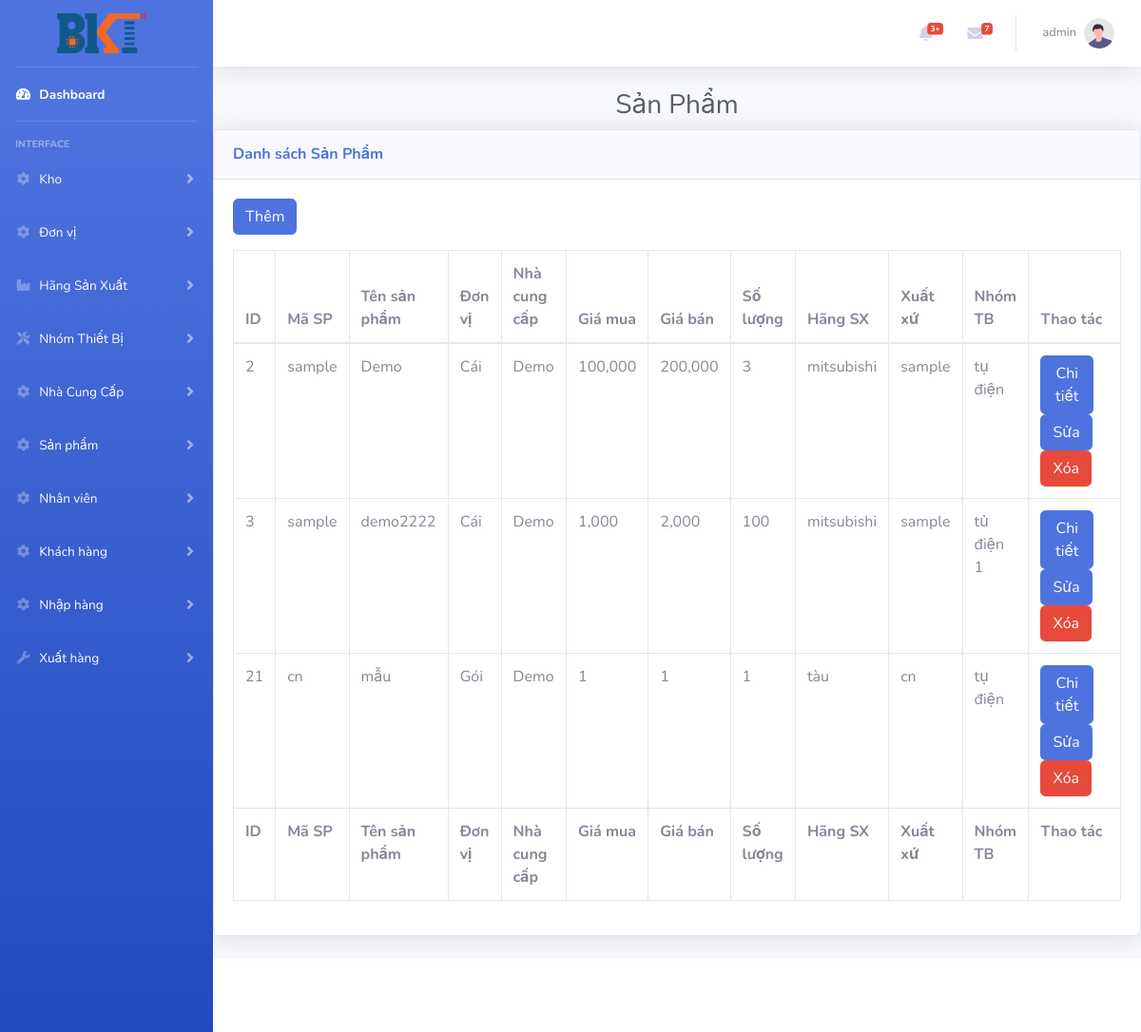
The app's page /index.php (signed in) with its own data.
### tables this page shows
CREATE TABLE `sanpham` (
  `Id` int(11) NOT NULL,
  `MaSP` varchar(50) DEFAULT NULL,
  `TenSP` varchar(100) DEFAULT NULL,
  `IdDVT` int(11) DEFAULT NULL,
  `IdNCC` int(11) DEFAULT NULL,
  `IdHSX` int(11) DEFAULT NULL,
  `IdNTB` int(11) DEFAULT NULL,
  `XuatXu` varchar(50) DEFAULT NULL,
  `GiaMua` int(11) DEFAULT NULL,
  `GiaBan` int(11) DEFAULT NULL,
  `SoLuong` int(11) DEFAULT NULL,
  `imgUrl` varchar(8000) DEFAULT NULL,
  `IdNhomTB` int(11) DEFAULT NULL,
  `IdHangSX` int(11) DEFAULT NULL
);

CREATE TABLE `donvitinh` (
  `Id` int(11) NOT NULL,
  `DonVi` varchar(100) DEFAULT NULL
);

CREATE TABLE `nhacungcap` (
  `Id` int(11) NOT NULL,
  `TenNCC` varchar(100) DEFAULT NULL,
  `NguoiLienHe` varchar(200) DEFAULT NULL,
  `DienThoai` varchar(20) DEFAULT NULL,
  `Email` varchar(50) DEFAULT NULL,
  `DiaChi` varchar(100) DEFAULT NULL,
  `MST` varchar(20) DEFAULT NULL
);

CREATE TABLE `hangsx` (
  `Id` int(11) NOT NULL,
  `TenHang` varchar(100) DEFAULT NULL
);

CREATE TABLE `nhomthietbi` (
  `Id` int(11) NOT NULL,
  `TenNhom` varchar(100) DEFAULT NULL
);

### controllers/sanpham_controller.php (called while the page is built, shortened)
<?php
require_once ('models/sanpham.php');
class SanPhamController extends BaseController
{
    public function index()
    {
        $sanpham = SanPham::all();
        $data =array('sanpham'=>$sanpham);
        $this->render('index',$data);
    }
}

### routes.php (called while the page is built, shortened)
<?php
$controller = new $klass;
$controller->$action();

### index.php (called while the page is built, shortened)
<?php
require_once('routes.php');

### models/sanpham.php (called while the page is built, shortened)
<?php
class SanPham
{
    function __construct($Id, $MaSP, $TenSP, $IdDVT, $TenDVT, $IdNCC, $TenNCC, $IdHSX, $TenHSX, $IdNTB, $TenNTB, $XuatXu, $GiaMua, $GiaBan, $SoLuong, $imgUrl)
    {
        $this->Id = $Id;
        $this->MaSP = $MaSP;
        $this->TenSP = $TenSP;
        $this->TenDVT = $TenDVT;
        $this->TenNCC = $TenNCC;
        $this->TenHSX = $TenHSX;
        $this->TenNTB = $TenNTB;
        $this->XuatXu = $XuatXu;
        $this->GiaMua = $GiaMua;
        $this->GiaBan = $GiaBan;
        $this->SoLuong = $SoLuong;
    }
    static function all()
    {
        $list = [];
        $db = DB::getInstance();
        $req = $db->query('
        SELECT sp.Id, sp.MaSP, sp.TenSP, sp.IdDVT, dvt.DonVi as TenDVT, sp.IdNCC, ncc.TenNCC, sp.IdHSX, hsx.TenHang as TenHSX, sp.IdNTB, ntb.TenNhom as TenNTB, sp.XuatXu, sp.GiaMua, sp.GiaBan, sp.SoLuong, sp.imgUrl
        FROM SanPham sp
        LEFT JOIN DonViTinh dvt ON sp.IdDVT = dvt.Id
        LEFT JOIN NhaCungCap ncc ON sp.IdNCC = ncc.Id
        LEFT JOIN HangSX hsx ON sp.IdHSX = hsx.Id
        LEFT JOIN NhomThietBi ntb ON sp.IdNTB = ntb.Id
    ');
        foreach ($req->fetchAll() as $item) {
            $list[] = new SanPham(
                $item['Id'],
                $item['MaSP'],
                $item['TenSP'],
                $item['IdDVT'],
                $item['TenDVT'],
                $item['IdNCC'],
                $item['TenNCC'],
                $item['IdHSX'],
                $item['TenHSX'],
                $item['IdNTB'],
                $item['TenNTB'],
                $item['XuatXu'],
                $item['GiaMua'],
                $item['GiaBan'],
                $item['SoLuong'],
                $item['imgUrl']
            );
        }
        return $list;
    }
}

### views/sanpham/index.php (the view, shortened to what this page needs)
<?php
require_once('models/sanpham.php');
$sanpham = SanPham::all();
?>
<h1 class="h3 mb-2 text-center text-gray-800">Sản Phẩm</h1>
<div class="card shadow mb-4">
    <div class="card-header py-3">
        <h6 class="m-0 font-weight-bold text-primary">Danh sách Sản Phẩm</h6>
    </div>
    <div class="card-body">
        <a href="index.php?controller=sanpham&action=insert" class="btn btn-primary mb-3">Thêm</a>
        <div class="table-responsive">
            <table class="table table-bordered" id="dataTable" width="100%" cellspacing="0">
                <thead>
                    <tr>
                        <th>ID</th>
                        <th>Mã SP</th>
                        <th>Tên sản phẩm</th>
                        <th>Đơn vị</th>
                        <th>Nhà cung cấp</th>
                        <th>Giá mua</th>
                        <th>Giá bán</th>
                        <th>Số lượng</th>
                        <th>Hãng SX</th>
                        <th>Xuất xứ</th>
                        <th>Nhóm TB</th>
                        <th>Thao tác</th>
                    </tr>
                </thead>
                <tfoot>
                    <tr>
                        <th>ID</th>
                        <th>Mã SP</th>
                        <th>Tên sản phẩm</th>
                        <th>Đơn vị</th>
                        <th>Nhà cung cấp</th>
                        <th>Giá mua</th>
                        <th>Giá bán</th>
                        <th>Số lượng</th>
                        <th>Hãng SX</th>
                        <th>Xuất xứ</th>
                        <th>Nhóm TB</th>
                        <th>Thao tác</th>
                    </tr>
                </tfoot>
                <tbody>
                    <?php foreach ($sanpham as $item) : ?>
                        <form method="post">
                            <tr>
                                <td><?= $item->Id ?></td>
                                <td><?= $item->MaSP ?></td>
                                <td><?= $item->TenSP ?></td>
                                <td><?= $item->TenDVT ?></td>
                                <td><?= $item->TenNCC ?></td>
                                <td><?= number_format($item->GiaMua, 0, ".", ",") ?></td>
                                <td><?= number_format($item->GiaBan, 0, ".", ",") ?></td>
                                <td><?= $item->SoLuong ?></td>
                                <td><?= $item->TenHSX ?></td>
                                <td><?= $item->XuatXu ?></td>
                                <td><?= $item->TenNTB ?></td>
                                <td>
                                    <a href="index.php?controller=sanpham&action=view&id=<?= $item->Id ?>" class="btn btn-primary mr-3">Chi tiết</a>
                                    <a href="index.php?controller=sanpham&action=edit&id=<?= $item->Id ?>" class="btn btn-primary mr-3">Sửa</a>
                                    <button type="submit" name="dele" value="<?= $item->Id ?>" class="btn btn-danger">Xóa</button>
                                </td>
                            </tr>
                        </form>
                    <?php endforeach; ?>
                </tbody>
            </table>
        </div>
    </div>
</div>

### records on screen
sanpham: Id "2", MaSP "sample", TenSP "Demo", IdDVT.DonVi "Cái", IdNCC.TenNCC "Demo", GiaMua "100,000", GiaBan "200,000", SoLuong "3", IdHangSX.TenHang "mitsubishi", XuatXu "sample", nhomthietbi.TenNhom "tụ điện"
sanpham: Id "3", MaSP "sample", TenSP "demo2222", IdDVT.DonVi "Cái", IdNCC.TenNCC "Demo", GiaMua "1,000", GiaBan "2,000", SoLuong "100", IdHangSX.TenHang "mitsubishi", XuatXu "sample", IdNhomTB.TenNhom "tủ điện 1"
sanpham: Id "21", MaSP "cn", TenSP "mẫu", IdDVT.DonVi "Gói", IdNCC.TenNCC "Demo", GiaMua "1", GiaBan "1", SoLuong "1", hangsx.TenHang "tàu", XuatXu "cn", nhomthietbi.TenNhom "tụ điện"

### other values on screen
$_SESSION['username'] "admin"
